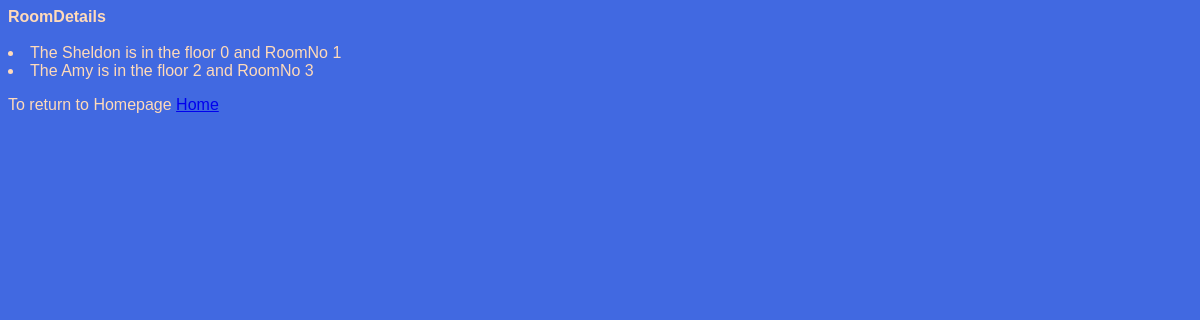
Page /meetings/room on the earlier database version.
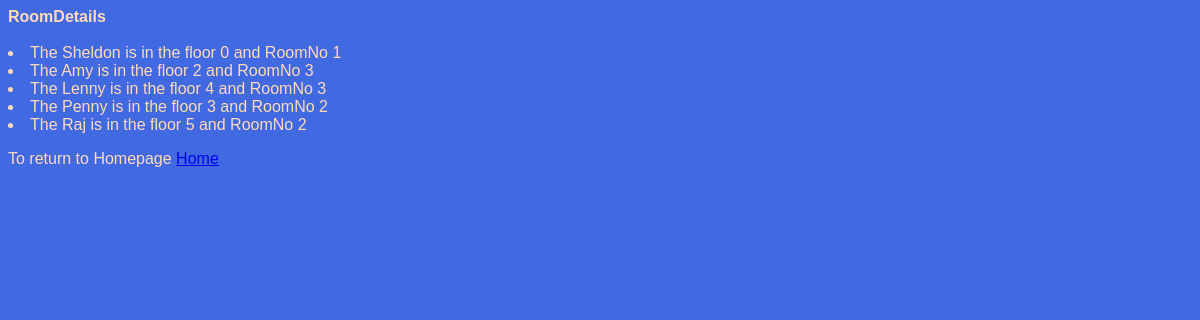
Same page on the later database version.
### MeetingAllocation/models.py (models this page shows, shortened)
class Room(models.Model):
    Name = models.CharField(max_length=20)
    Floor = models.IntegerField()
    No = models.IntegerField()

### MeetingAllocation/views.py (the view)
# urls.py: path('room',views.roomdetail,name="roomdetail"),
def roomdetail(request):
    return render(request,"MeetingAllocation/roomdetail.html",{"rooms":Room.objects.all()})

### MeetingAllocation/templates/MeetingAllocation/roomdetail.html (shortened to what this page needs)
{% extends "base.html" %}
{% block content %}
        <strong>RoomDetails</strong>
        <br/>
        <br/>
        {% for room in rooms %}
        <li>
            The  {{room.Name}} is in the floor {{room.Floor}} and RoomNo {{room.No}}
        </li>
        {% endfor %}
              <p>To return to Homepage
              <a href="{% url 'Welcome' %}">Home</a>
          </p>
{% endblock %}

### Meetings/templates/base.html (shortened to what this page needs)
{% load static %}
<!DOCTYPE html>
<html lang="en">
    <head>
        <link rel="stylesheet" href="{% static 'Meetings/style.css' %}">
    </head>
    <body>
        {% block content %}
        {% endblock %}
    </body>
</html>

### Meetings/static/Meetings/style.css (style rules this page uses)
body { color : peachpuff; font-family: 'Franklin Gothic Medium', 'Arial Narrow', Arial, sans-serif; background-color: royalblue; }

Differences in the rows shown:
added Room: Name "Lenny", Floor "4", No "3"
added Room: Name "Penny", Floor "3", No "2"
added Room: Name "Raj", Floor "5", No "2"
